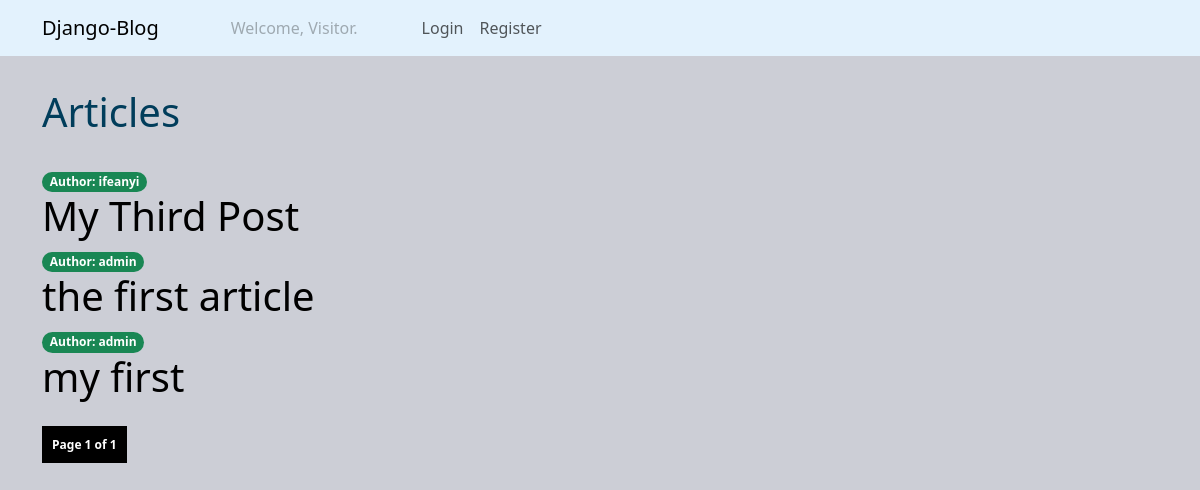
Before: / with the older database file.
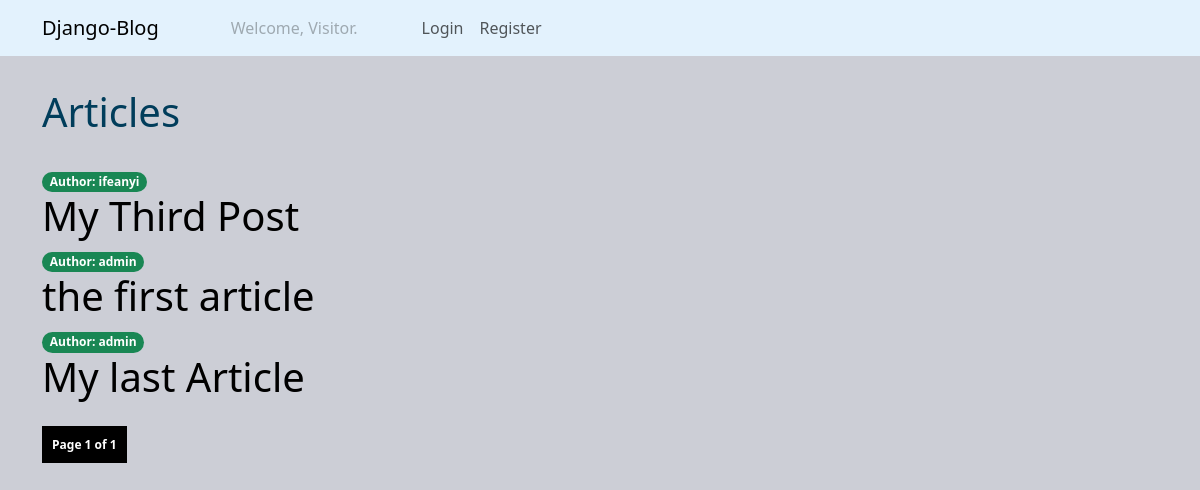
After: the same page with the newer database file.
### articles/models.py (models this page shows, shortened)
class Article(models.Model):
    title = models.CharField(max_length=200)
    description = models.TextField()
    slug = models.SlugField(max_length=100, unique=True)
    published = models.DateTimeField (auto_now_add=True)
    author = models.ForeignKey(User, on_delete=models.CASCADE)

### articles/views.py (the view)
# urls.py: path('', article_list, name='article_list'),
def article_list(request):
    article_list = Article.objects.all().order_by('-published')
    paginator = Paginator(article_list, 3)
    page = request.GET.get('page')
    try:
        articles = paginator.page(page)
    except PageNotAnInteger:
        articles = paginator.page(1)
    except EmptyPage:
        articles = paginator.page(paginator.num_pages)
    return render(request, 'articles.html', {'articles':articles, 'page': page})

### articles/templates/articles.html (shortened to what this page needs)
{% extends 'base.html' %}
{%block body %}
<section class="container">
    <h1 class="h1-style">Articles</h1>
    {% for article in articles %}
        <span class="badge rounded-pill text-bg-success">Author: {{article.author}}</span>
        <h1><a class="link-style" href="{% url 'article_details' article.slug %}">{{article.title}}</a></h1>
    {% endfor %}
    {% include 'account/pagination.html' with page=articles %}
</section>
{% endblock body %}

Changed rows visible on the page:
changed Article: title "my first" → "My last Article"
